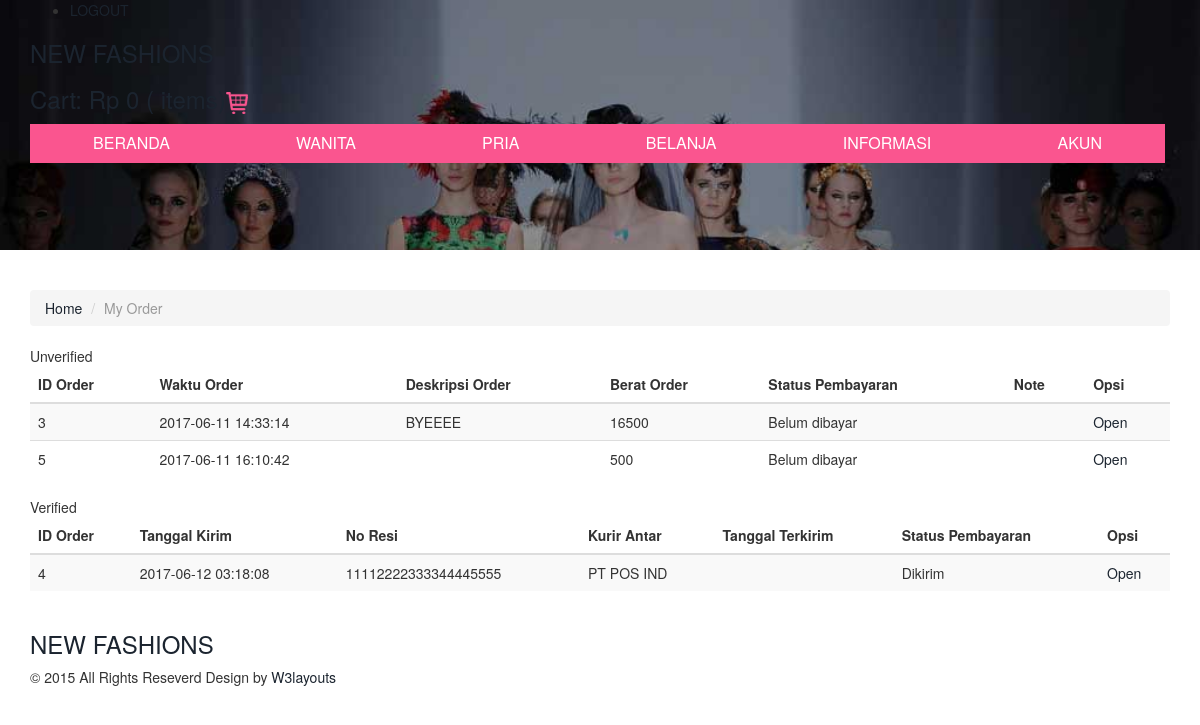
Page /my_order.php (signed in) on the committed database.
### tables this page shows
CREATE TABLE `tbl_order` (
  `id_order` int(11) NOT NULL,
  `id_user` int(11) NOT NULL,
  `id_pengurus` int(11) NOT NULL,
  `id_kirim` int(11) NOT NULL,
  `no_kontak` varchar(15) NOT NULL,
  `alamat` varchar(50) NOT NULL,
  `kabupaten` varchar(25) NOT NULL,
  `provinsi` varchar(25) NOT NULL,
  `kodepos` varchar(10) NOT NULL,
  `tgl_order` datetime NOT NULL,
  `desk_order` varchar(100) NOT NULL,
  `jenis_kurir` varchar(25) NOT NULL,
  `jenis_paket` varchar(20) NOT NULL,
  `ongkir` int(20) NOT NULL,
  `berat_order` int(20) NOT NULL,
  `status_order` varchar(15) NOT NULL,
  `nama_bank` varchar(12) DEFAULT NULL,
  `nama_rek` varchar(25) DEFAULT NULL,
  `no_rek` varchar(20) DEFAULT NULL,
  `nominal_transfer` int(15) DEFAULT NULL,
  `detail_transfer` varchar(100) DEFAULT NULL,
  `note` varchar(100) DEFAULT NULL
);

CREATE TABLE `kirim` (
  `id_kirim` int(11) NOT NULL,
  `id_order` int(11) NOT NULL,
  `alamat_kirim` varchar(100) NOT NULL,
  `tgl_kirim` datetime NOT NULL,
  `jenis_kurir` varchar(25) NOT NULL,
  `jenis_paket` varchar(25) NOT NULL,
  `berat_paket` int(10) NOT NULL,
  `no_resi` varchar(40) NOT NULL
);

### class/User.php (called while the page is built, shortened)
<?php
    class User
    {
        private $db;
        function __construct($db_conn)
        {
            $this->db = $db_conn;
        }
                    ?>
                    <?php
        public function isLoggedIn(){
            if(isset($_SESSION['user_session']))
            {
                return true;
            }
        }
        public function getUser(){
            try {
                $query = $this->db->prepare("SELECT * FROM users WHERE id_user = :id_user");
                $query->bindParam(":id_user", $_SESSION['user_session']);
                $query->execute();
                return $query->fetch();
            } catch (PDOException $e) {
                echo $e->getMessage();
                return false;
            }
        }
    }
?>

### my_order.php (the view, shortened to what this page needs)
<?php
    require_once "db.php";
    require_once "class/User.php";
    require_once "class/Order.php";
    $user = new User($db);
    $currentUser = $user->getUser();
    $getID = $currentUser['id_user'];
 ?>
<?php
    include "header.php";
?>
<br><br>
<div class="features" id="features">
     <div class="container">
        <ol class="breadcrumb">
          <li><a href="index.php">Home</a></li>
          <li class="active">My Order</li>
         </ol>
         <div class="cart-top">
            Unverified
         </div>
        <div class="row">
            <div class="col-md-12">
                <div class="content table-responsive table-full-width">
                  <table class="table table-striped">
                      <thead>
                        <th>ID Order</th>
                        <th>Waktu Order</th>
                        <th>Deskripsi Order</th>
                        <th>Berat Order</th>
                        <th>Status Pembayaran</th>
                        <th>Note</th>
                        <th>Opsi</th>
                      </thead>
                      <tbody>
                        <?php
                            $tb = "SELECT * FROM tbl_order WHERE (id_user, status_order) IN (({$getID}, 'Pending'), ({$getID}, 'Belum Dibayar')) ORDER BY status_order ASC";
                            $tbl = $db->prepare($tb);
                            $tbl->execute();
                            if($tbl->rowCount()>0)
                            {
                                while($torder=$tbl->fetch(PDO::FETCH_ASSOC))
                                {
                                   ?>
                                        <tr>
                                            <td><?php echo $torder['id_order'] ?></td>
                                            <td><?php echo $torder['tgl_order'] ?></td>
                                            <td><?php echo $torder['desk_order'] ?></td>
                                            <td><?php echo $torder['berat_order'] ?></td>
                                            <td><?php echo $torder['status_order'] ?></td>
                                            <td><?php echo $torder['note'] ?></td>
                                            <td><a href="bayar.php?order_id=<?php echo $torder['id_order'] ?>">Open</a></td>
                                        </tr>
                                   <?php
                                }
                            }
                          ?>
                       </tbody>
                   </table>
               </div>
            </div>
        </div>
        <div class="cart-top">
            Verified
        </div>
        <div class="row">
            <div class="col-md-12">
                <div class="content table-responsive table-full-width">
                  <table class="table table-striped">
                      <thead>
                        <th>ID Order</th>
                        <th>Tanggal Kirim</th>
                        <th>No Resi</th>
                        <th>Kurir Antar</th>
                        <th>Tanggal Terkirim</th>
                        <th>Status Pembayaran</th>
                        <th>Opsi</th>
                      </thead>
                      <tbody>
                        <?php
                            $tb = "SELECT * FROM tbl_order INNER JOIN kirim ON (tbl_order.id_kirim=kirim.id_kirim) WHERE (id_user, status_order) IN (({$getID}, 'Dikirim'), ({$getID}, 'Terkirim')) ORDER BY status_order ASC";
                            $tbl = $db->prepare($tb);
                            $tbl->execute();
                            if($tbl->rowCount()>0)
                            {
                                while($dorder=$tbl->fetch(PDO::FETCH_ASSOC))
                                {
                                   ?>
                                        <tr>
                                            <td><?php echo $dorder['id_order'] ?></td>
                                            <td><?php echo $dorder['tgl_kirim'] ?></td>
                                            <td><?php echo $dorder['no_resi'] ?></td>
                                            <td><?php echo $dorder['jenis_kurir'] ?></td>
                                            <td><?php echo $dorder['tgl_terkirim'] ?></td>
                                            <td><?php echo $dorder['status_order'] ?></td>
                                            <?php
                                              if($dorder['status_order'] == 'Dikirim') {
                                                echo "<td><a href='#' id='".$dorder['id_order']."' class='ganti'>Open</a></td>";
                                              } else {
                                                echo "<td><font color='red'>DONE</font></td>";
                                              }
                                            ?>
                                        </tr>
                                   <?php
                                }
                            }
                          ?>
                       </tbody>
                   </table>
               </div>
            </div>
        </div>
    </div>
</div>
<?php
    include "footer.php";
?>

### header.php (shortened to what this page needs)
<?php
    require_once "db.php";
 ?>
<!DOCTYPE html>
<html>
<head>
<link href="assets_index/css/bootstrap.css" rel="stylesheet" type="text/css" media="all" />
<link href="assets_index/css/style.css" rel="stylesheet" type="text/css" media="all" />
<link href="https://sistemabsensiunk.000webhostapp.com/assets/stylex.css" rel="stylesheet" type="text/css" media="all" />
<link rel="stylesheet" type="text/css" href="assets_index/css/component.css" />
<link href="assets_index/css/megamenu.css" rel="stylesheet" type="text/css" media="all" />
</head>
<body>
<div class="header2">
     <div class="container">
         <div class="main-header">
              <div class="carting">
                <?php
                    if(!$user->isLoggedIn()){
                        ?>
                            <ul><li><a href="login.php"> LOGIN</a></li></ul>
                        <?php
                    } else {
                        ?>
                            <ul><li><a href="logout.php"> LOGOUT</a></li></ul>
                        <?php
                    }
                ?>
                 </div>
             <div class="logo">
                 <h3><a href="index.php">NEW FASHIONS</a></h3>
              </div>
             <div class="box_1">
                <?php
                    if(!$user->isLoggedIn()){
                        ?>
                            <a href="#"><h3>Cart: <span class="simpleCart_total"></span> (<span id="simpleCart_quantity" class="simpleCart_quantity"></span> items)<img src="assets_index/images/cart.png" alt=""/></h3></a>
                        <?php
                    } else {
                        $x = "SELECT SUM(harga) as total FROM cart WHERE id_user={$currentUser['id_user']}";
                        $stmtx = $db->prepare($x);
                        $stmtx->execute();
                        $rowx=$stmtx->fetch(PDO::FETCH_ASSOC);
                        $jumlah_desimal = "0";
                        $pemisah_desimal = ",";
                        $pemisah_ribuan = ".";
                        ?>
                            <a href="cart.php"><h3>Cart: <?php echo "Rp ".number_format($rowx['total'],$jumlah_desimal, $pemisah_desimal, $pemisah_ribuan); ?> (<?php echo $rowy['totalbrg']; ?> items)<img src="assets_index/images/cart.png" alt=""/></h3></a>
                        <?php
                    }
                ?>
             </div>
         </div>
        <ul class="megamenu skyblue">
            <li class="grid"><a class="color1" href="index.php">BERANDA</a></li>
            <li class="grid"><a href="#">WANITA</a>
                </li>
                <li><a href="#">PRIA</a>
                </li>
                <li><a href="#">BELANJA</a>
                </li>
                <li class="grid"><a href="about.php"> INFORMASI </a></li>
                <li><a href="#">AKUN</a>
                </li>
                </ul>
     </div>
</div>

### footer.php (shortened to what this page needs)
<div class="fotter-logo">
     <div class="container">
     <div class="ftr-logo"><h3><a href="index.html">NEW FASHIONS</a></h3></div>
     <div class="ftr-info">
     <p>&copy; 2015 All Rights Reseverd Design by <a href="http://w3layouts.com/">W3layouts</a> </p>
    </div>
     </div>
</div>
</body>
</html>

### assets_index/css/style.css (style rules this page uses)
.header2 { background:url(../images/banner33.jpg) no-repeat 0px 0px; background-size:cover; -webkit-background-size: cover; -moz-background-size: cover; -o-background-size: cover; min-height:250px; }

### assets_index/css/component.css (style rules this page uses)
*, *:after, *::before { -webkit-box-sizing: border-box; -moz-box-sizing: border-box; box-sizing: border-box; }

### assets_index/css/megamenu.css (style rules this page uses)
.megamenu { margin-bottom:0px;padding:0;width:100%;list-style:none;display:inline-block;position:relative;font-size:15px }
.megamenu li { margin-bottom:-5px;display:inline }
.megamenu>li>a { float:left;padding:8px 63.1px;text-decoration:none;text-transform:capitalize;font-size:1em; -webkit-transition: all 0.3s ease-in-out;text-transform:uppercase; -moz-transition: all 0.3s ease-in-out; -o-transition: all 0.3s ease-in-out; transition: all 0.3s ease-in-out; background: #fa558f; text-decoration:none; color:#fff; font-size: 16px; font-weight: 300; }
.skyblue li>a,.skyblue>li.showhide span { color:#fff }

### rows in the picture
tbl_order: id_order "3", tgl_order "2017-06-11 14:33:14", desk_order "BYEEEE", berat_order "16500", status_order "Belum dibayar"
tbl_order: id_order "5", tgl_order "2017-06-11 16:10:42", berat_order "500", status_order "Belum dibayar"
tbl_order: id_kirim.id_order "4", id_kirim.tgl_kirim "2017-06-12 03:18:08", id_kirim.no_resi "11112222333344445555", id_kirim.jenis_kurir "PT POS IND", status_order "Dikirim"

### other values in the picture
$rowx['total'] "0"
